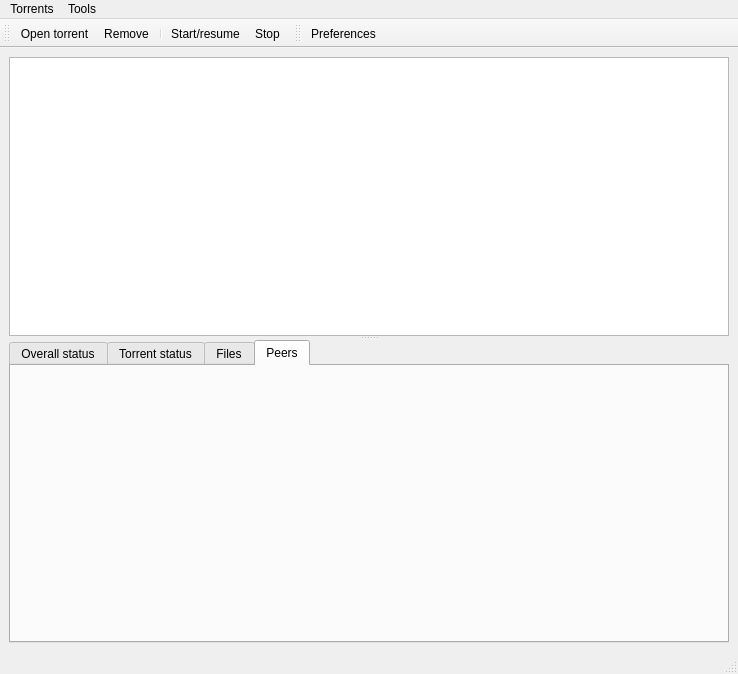
<ui version="4.0" >
 <author>0xd34df00d</author>
 <class>MainWindow</class>
 <widget class="QMainWindow" name="MainWindow" >
  <property name="geometry" >
   <rect>
    <x>0</x>
    <y>0</y>
    <width>738</width>
    <height>674</height>
   </rect>
  </property>
  <property name="windowTitle" >
   <string>BitTorrent</string>
  </property>
  <property name="windowIcon" >
   <iconset resource="resources.qrc" >:/resources/images/bittorrent.png</iconset>
  </property>
  <widget class="QWidget" name="centralwidget" >
   <layout class="QVBoxLayout" >
    <item>
     <widget class="QSplitter" name="splitter" >
      <property name="orientation" >
       <enum>Qt::Vertical</enum>
      </property>
      <widget class="QTreeView" name="TorrentView_" >
       <property name="rootIsDecorated" >
        <bool>false</bool>
       </property>
       <property name="uniformRowHeights" >
        <bool>true</bool>
       </property>
       <property name="itemsExpandable" >
        <bool>false</bool>
       </property>
      </widget>
      <widget class="QTabWidget" name="Stats_" >
       <property name="tabPosition" >
        <enum>QTabWidget::North</enum>
       </property>
       <property name="tabShape" >
        <enum>QTabWidget::Rounded</enum>
       </property>
       <property name="currentIndex" >
        <number>3</number>
       </property>
       <property name="elideMode" >
        <enum>Qt::ElideRight</enum>
       </property>
       <widget class="QWidget" name="OverallStatus_" >
        <attribute name="title" >
         <string>Overall status</string>
        </attribute>
        <layout class="QVBoxLayout" >
         <item>
          <layout class="QHBoxLayout" >
           <item>
            <layout class="QGridLayout" >
             <item row="0" column="0" >
              <widget class="QLabel" name="label_22" >
               <property name="text" >
                <string>Download rate:</string>
               </property>
              </widget>
             </item>
             <item row="0" column="1" >
              <widget class="QLabel" name="LabelTotalDownloadRate_" >
               <property name="text" >
                <string>&lt;></string>
               </property>
              </widget>
             </item>
             <item row="1" column="0" >
              <widget class="QLabel" name="label_23" >
               <property name="text" >
                <string>Upload rate:</string>
               </property>
              </widget>
             </item>
             <item row="1" column="1" >
              <widget class="QLabel" name="LabelTotalUploadRate_" >
               <property name="text" >
                <string>&lt;></string>
               </property>
              </widget>
             </item>
             <item row="2" column="0" >
              <widget class="QLabel" name="label_24" >
               <property name="text" >
                <string>Total downloaded:</string>
               </property>
              </widget>
             </item>
             <item row="2" column="1" >
              <widget class="QLabel" name="LabelTotalDownloaded_" >
               <property name="text" >
                <string>&lt;></string>
               </property>
              </widget>
             </item>
             <item row="3" column="0" >
              <widget class="QLabel" name="label_25" >
               <property name="text" >
                <string>Total uploaded:</string>
               </property>
              </widget>
             </item>
             <item row="3" column="1" >
              <widget class="QLabel" name="LabelTotalUploaded_" >
               <property name="text" >
                <string>&lt;></string>
               </property>
              </widget>
             </item>
             <item row="4" column="0" >
              <widget class="QLabel" name="label_26" >
               <property name="text" >
                <string>Connections:</string>
               </property>
              </widget>
             </item>
             <item row="4" column="1" >
              <widget class="QLabel" name="LabelTotalConnections_" >
               <property name="text" >
                <string>&lt;></string>
               </property>
              </widget>
             </item>
            </layout>
           </item>
           <item>
            <spacer>
             <property name="orientation" >
              <enum>Qt::Horizontal</enum>
             </property>
             <property name="sizeHint" >
              <size>
               <width>40</width>
               <height>20</height>
              </size>
             </property>
            </spacer>
           </item>
           <item>
            <layout class="QGridLayout" >
             <item row="0" column="0" >
              <widget class="QLabel" name="label_27" >
               <property name="text" >
                <string>Upload connections:</string>
               </property>
              </widget>
             </item>
             <item row="0" column="1" >
              <widget class="QLabel" name="LabelUploadConnections_" >
               <property name="text" >
                <string>&lt;></string>
               </property>
              </widget>
             </item>
             <item row="1" column="0" >
              <widget class="QLabel" name="label_28" >
               <property name="text" >
                <string>Peers:</string>
               </property>
              </widget>
             </item>
             <item row="1" column="1" >
              <widget class="QLabel" name="LabelTotalPeers_" >
               <property name="text" >
                <string>&lt;></string>
               </property>
              </widget>
             </item>
             <item row="2" column="0" >
              <widget class="QLabel" name="label_29" >
               <property name="text" >
                <string>DHT nodes:</string>
               </property>
              </widget>
             </item>
             <item row="2" column="1" >
              <widget class="QLabel" name="LabelTotalDHTNodes_" >
               <property name="text" >
                <string>&lt;></string>
               </property>
              </widget>
             </item>
             <item row="3" column="0" >
              <widget class="QLabel" name="label_30" >
               <property name="text" >
                <string>DHT torrents:</string>
               </property>
              </widget>
             </item>
             <item row="3" column="1" >
              <widget class="QLabel" name="LabelDHTTorrents_" >
               <property name="text" >
                <string>&lt;></string>
               </property>
              </widget>
             </item>
             <item row="4" column="0" >
              <widget class="QLabel" name="label_31" >
               <property name="text" >
                <string>TCP listen port:</string>
               </property>
              </widget>
             </item>
             <item row="4" column="1" >
              <widget class="QLabel" name="LabelListenPort_" >
               <property name="text" >
                <string>&lt;></string>
               </property>
              </widget>
             </item>
            </layout>
           </item>
           <item>
            <spacer>
             <property name="orientation" >
              <enum>Qt::Horizontal</enum>
             </property>
             <property name="sizeHint" >
              <size>
               <width>40</width>
               <height>20</height>
              </size>
             </property>
            </spacer>
           </item>
          </layout>
         </item>
         <item>
          <spacer>
           <property name="orientation" >
            <enum>Qt::Vertical</enum>
           </property>
           <property name="sizeHint" >
            <size>
             <width>20</width>
             <height>40</height>
            </size>
           </property>
          </spacer>
         </item>
        </layout>
       </widget>
       <widget class="QWidget" name="TorrentStatus_" >
        <attribute name="title" >
         <string>Torrent status</string>
        </attribute>
        <layout class="QVBoxLayout" >
         <item>
          <layout class="QHBoxLayout" >
           <item>
            <widget class="QLabel" name="label_5" >
             <property name="text" >
              <string>Tracker:</string>
             </property>
            </widget>
           </item>
           <item>
            <widget class="QLabel" name="LabelTracker_" >
             <property name="text" >
              <string>&lt;></string>
             </property>
            </widget>
           </item>
           <item>
            <spacer>
             <property name="orientation" >
              <enum>Qt::Horizontal</enum>
             </property>
             <property name="sizeHint" >
              <size>
               <width>40</width>
               <height>20</height>
              </size>
             </property>
            </spacer>
           </item>
          </layout>
         </item>
         <item>
          <layout class="QHBoxLayout" >
           <item>
            <layout class="QGridLayout" >
             <item row="0" column="0" >
              <widget class="QLabel" name="label" >
               <property name="text" >
                <string>State:</string>
               </property>
              </widget>
             </item>
             <item row="0" column="1" >
              <widget class="QLabel" name="LabelState_" >
               <property name="text" >
                <string>&lt;></string>
               </property>
              </widget>
             </item>
             <item row="1" column="0" >
              <widget class="QLabel" name="label_3" >
               <property name="text" >
                <string>Progress:</string>
               </property>
              </widget>
             </item>
             <item row="1" column="1" >
              <widget class="QLabel" name="LabelProgress_" >
               <property name="text" >
                <string>&lt;></string>
               </property>
              </widget>
             </item>
             <item row="2" column="0" >
              <widget class="QLabel" name="label_12" >
               <property name="text" >
                <string>Downloaded:</string>
               </property>
              </widget>
             </item>
             <item row="2" column="1" >
              <widget class="QLabel" name="LabelDownloaded_" >
               <property name="text" >
                <string>&lt;></string>
               </property>
              </widget>
             </item>
             <item row="3" column="0" >
              <widget class="QLabel" name="label_13" >
               <property name="text" >
                <string>Total size:</string>
               </property>
              </widget>
             </item>
             <item row="3" column="1" >
              <widget class="QLabel" name="LabelTotalSize_" >
               <property name="text" >
                <string>&lt;></string>
               </property>
              </widget>
             </item>
             <item row="4" column="0" >
              <widget class="QLabel" name="label_11" >
               <property name="text" >
                <string>Failed:</string>
               </property>
              </widget>
             </item>
             <item row="4" column="1" >
              <widget class="QLabel" name="LabelFailed_" >
               <property name="text" >
                <string>&lt;></string>
               </property>
              </widget>
             </item>
            </layout>
           </item>
           <item>
            <spacer>
             <property name="orientation" >
              <enum>Qt::Horizontal</enum>
             </property>
             <property name="sizeHint" >
              <size>
               <width>40</width>
               <height>20</height>
              </size>
             </property>
            </spacer>
           </item>
           <item>
            <layout class="QGridLayout" >
             <item row="0" column="0" >
              <widget class="QLabel" name="label_2" >
               <property name="text" >
                <string>Connected peers:</string>
               </property>
              </widget>
             </item>
             <item row="0" column="1" >
              <widget class="QLabel" name="LabelConnectedPeers_" >
               <property name="text" >
                <string>&lt;></string>
               </property>
              </widget>
             </item>
             <item row="1" column="0" >
              <widget class="QLabel" name="label_4" >
               <property name="text" >
                <string>Connected seeds:</string>
               </property>
              </widget>
             </item>
             <item row="1" column="1" >
              <widget class="QLabel" name="LabelConnectedSeeds_" >
               <property name="text" >
                <string>&lt;></string>
               </property>
              </widget>
             </item>
             <item row="2" column="0" >
              <widget class="QLabel" name="label_7" >
               <property name="text" >
                <string>Next announce:</string>
               </property>
              </widget>
             </item>
             <item row="2" column="1" >
              <widget class="QLabel" name="LabelNextAnnounce_" >
               <property name="text" >
                <string>&lt;></string>
               </property>
              </widget>
             </item>
             <item row="3" column="0" >
              <widget class="QLabel" name="label_9" >
               <property name="text" >
                <string>Announce interval:</string>
               </property>
              </widget>
             </item>
             <item row="3" column="1" >
              <widget class="QLabel" name="LabelAnnounceInterval_" >
               <property name="text" >
                <string>&lt;></string>
               </property>
              </widget>
             </item>
             <item row="4" column="0" >
              <widget class="QLabel" name="label_6" >
               <property name="text" >
                <string>DHT nodes count:</string>
               </property>
              </widget>
             </item>
             <item row="4" column="1" >
              <widget class="QLabel" name="LabelDHTNodesCount_" >
               <property name="text" >
                <string>&lt;></string>
               </property>
              </widget>
             </item>
            </layout>
           </item>
           <item>
            <spacer>
             <property name="orientation" >
              <enum>Qt::Horizontal</enum>
             </property>
             <property name="sizeHint" >
              <size>
               <width>111</width>
               <height>20</height>
              </size>
             </property>
            </spacer>
           </item>
           <item>
            <layout class="QGridLayout" >
             <item row="0" column="0" >
              <widget class="QLabel" name="label_8" >
               <property name="text" >
                <string>Total pieces:</string>
               </property>
              </widget>
             </item>
             <item row="0" column="1" >
              <widget class="QLabel" name="LabelTotalPieces_" >
               <property name="text" >
                <string>&lt;></string>
               </property>
              </widget>
             </item>
             <item row="1" column="0" >
              <widget class="QLabel" name="label_10" >
               <property name="text" >
                <string>Downloaded pieces:</string>
               </property>
              </widget>
             </item>
             <item row="1" column="1" >
              <widget class="QLabel" name="LabelDownloadedPieces_" >
               <property name="text" >
                <string>&lt;></string>
               </property>
              </widget>
             </item>
             <item row="2" column="0" >
              <widget class="QLabel" name="label_14" >
               <property name="text" >
                <string>Piece size:</string>
               </property>
              </widget>
             </item>
             <item row="2" column="1" >
              <widget class="QLabel" name="LabelPieceSize_" >
               <property name="text" >
                <string>&lt;></string>
               </property>
              </widget>
             </item>
             <item row="3" column="0" >
              <widget class="QLabel" name="label_15" >
               <property name="text" >
                <string>Download rate:</string>
               </property>
              </widget>
             </item>
             <item row="3" column="1" >
              <widget class="QLabel" name="LabelDownloadRate_" >
               <property name="text" >
                <string>&lt;></string>
               </property>
              </widget>
             </item>
             <item row="4" column="0" >
              <widget class="QLabel" name="label_16" >
               <property name="text" >
                <string>Upload rate:</string>
               </property>
              </widget>
             </item>
             <item row="4" column="1" >
              <widget class="QLabel" name="LabelUploadRate_" >
               <property name="text" >
                <string>&lt;></string>
               </property>
              </widget>
             </item>
            </layout>
           </item>
           <item>
            <spacer>
             <property name="orientation" >
              <enum>Qt::Horizontal</enum>
             </property>
             <property name="sizeHint" >
              <size>
               <width>40</width>
               <height>20</height>
              </size>
             </property>
            </spacer>
           </item>
          </layout>
         </item>
         <item>
          <spacer>
           <property name="orientation" >
            <enum>Qt::Vertical</enum>
           </property>
           <property name="sizeHint" >
            <size>
             <width>20</width>
             <height>40</height>
            </size>
           </property>
          </spacer>
         </item>
        </layout>
       </widget>
       <widget class="QWidget" name="PageFiles_" >
        <attribute name="title" >
         <string>Files</string>
        </attribute>
       </widget>
       <widget class="QWidget" name="PagePeers_" >
        <attribute name="title" >
         <string>Peers</string>
        </attribute>
       </widget>
      </widget>
     </widget>
    </item>
   </layout>
  </widget>
  <widget class="QMenuBar" name="menubar" >
   <property name="geometry" >
    <rect>
     <x>0</x>
     <y>0</y>
     <width>738</width>
     <height>26</height>
    </rect>
   </property>
   <widget class="QMenu" name="menuTorrents" >
    <property name="title" >
     <string>Torrents</string>
    </property>
    <addaction name="OpenTorrent_" />
    <addaction name="RemoveTorrent_" />
    <addaction name="separator" />
    <addaction name="Resume_" />
    <addaction name="Stop_" />
   </widget>
   <widget class="QMenu" name="menuTools" >
    <property name="title" >
     <string>Tools</string>
    </property>
    <addaction name="Preferences_" />
   </widget>
   <addaction name="menuTorrents" />
   <addaction name="menuTools" />
  </widget>
  <widget class="QStatusBar" name="Statusbar_" />
  <widget class="QToolBar" name="toolBar" >
   <property name="windowTitle" >
    <string>toolBar</string>
   </property>
   <property name="iconSize" >
    <size>
     <width>24</width>
     <height>24</height>
    </size>
   </property>
   <attribute name="toolBarArea" >
    <enum>TopToolBarArea</enum>
   </attribute>
   <attribute name="toolBarBreak" >
    <bool>false</bool>
   </attribute>
   <addaction name="OpenTorrent_" />
   <addaction name="RemoveTorrent_" />
   <addaction name="separator" />
   <addaction name="Resume_" />
   <addaction name="Stop_" />
  </widget>
  <widget class="QToolBar" name="toolBar_2" >
   <property name="windowTitle" >
    <string>toolBar_2</string>
   </property>
   <attribute name="toolBarArea" >
    <enum>TopToolBarArea</enum>
   </attribute>
   <attribute name="toolBarBreak" >
    <bool>false</bool>
   </attribute>
   <addaction name="Preferences_" />
  </widget>
  <action name="OpenTorrent_" >
   <property name="icon" >
    <iconset resource="resources.qrc" >:/resources/images/addjob.png</iconset>
   </property>
   <property name="text" >
    <string>Open torrent</string>
   </property>
   <property name="shortcut" >
    <string>Ins</string>
   </property>
  </action>
  <action name="RemoveTorrent_" >
   <property name="icon" >
    <iconset resource="resources.qrc" >:/resources/images/deletejob.png</iconset>
   </property>
   <property name="text" >
    <string>Remove</string>
   </property>
   <property name="shortcut" >
    <string>Del</string>
   </property>
  </action>
  <action name="Preferences_" >
   <property name="icon" >
    <iconset resource="resources.qrc" >:/resources/images/preferences.png</iconset>
   </property>
   <property name="text" >
    <string>Preferences...</string>
   </property>
   <property name="shortcut" >
    <string>Ctrl+Shift+P</string>
   </property>
  </action>
  <action name="Resume_" >
   <property name="icon" >
    <iconset resource="resources.qrc" >:/resources/images/startjob.png</iconset>
   </property>
   <property name="text" >
    <string>Start/resume</string>
   </property>
   <property name="shortcut" >
    <string>R</string>
   </property>
  </action>
  <action name="Stop_" >
   <property name="icon" >
    <iconset resource="resources.qrc" >:/resources/images/stopjob.png</iconset>
   </property>
   <property name="text" >
    <string>Stop</string>
   </property>
   <property name="shortcut" >
    <string>S</string>
   </property>
  </action>
 </widget>
 <includes/>
 <resources>
  <include location="resources.qrc" />
 </resources>
 <connections/>
</ui>
